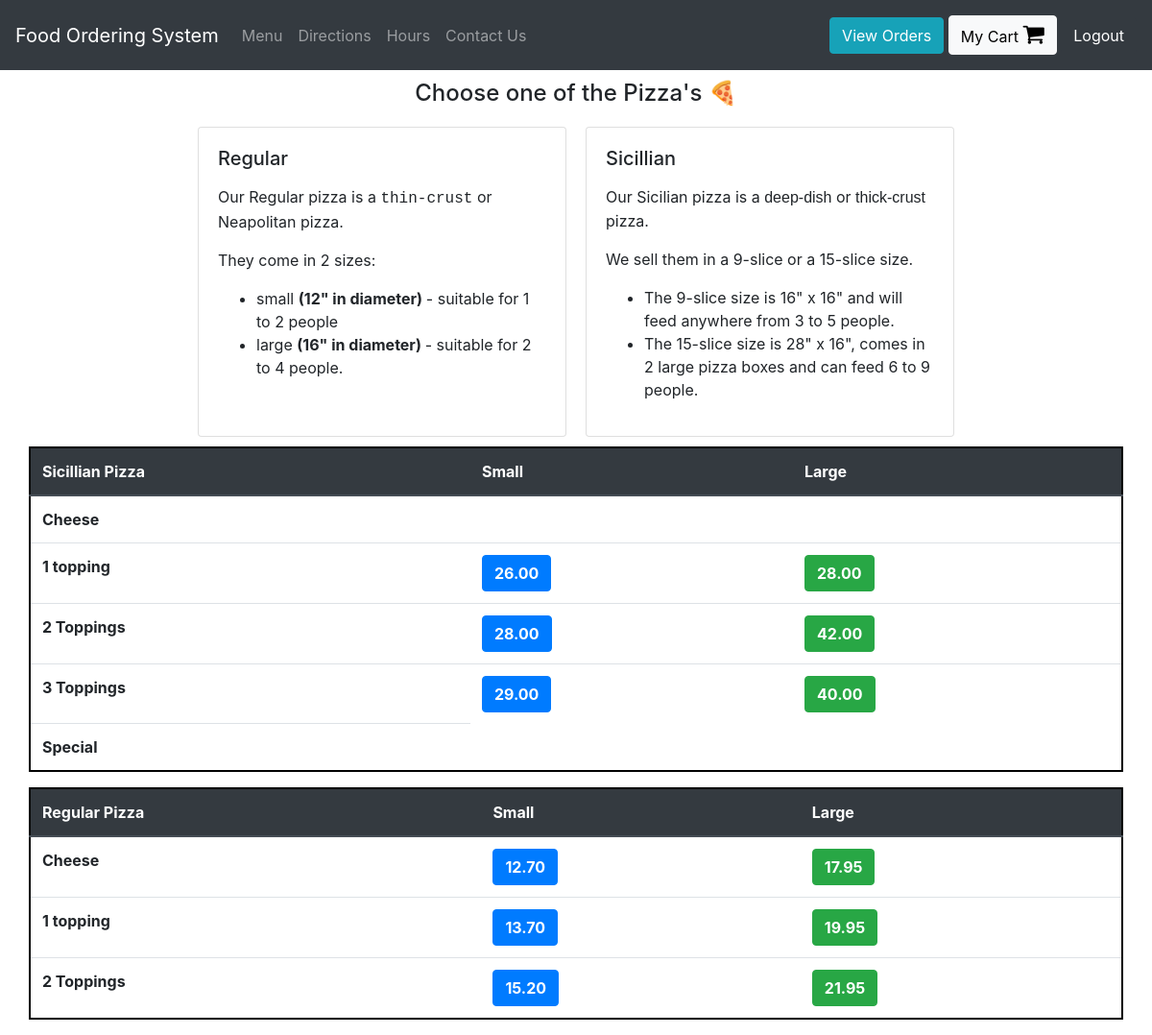
The app's page /Pizza (signed in) with its own data.
### orders/models.py (models this page shows, shortened)
class RegularPizza(models.Model):
    pizza_choice = models.CharField(max_length=200)
    small_price = models.DecimalField(max_digits=6, decimal_places=2)
    large_price = models.DecimalField(max_digits=6, decimal_places=2)
    category_description = models.TextField() #make this the wysiwyg text field

class SicilianPizza(models.Model):
    pizza_choice = models.CharField(max_length=200)
    small_price = models.DecimalField(max_digits=6, decimal_places=2)
    large_price = models.DecimalField(max_digits=6, decimal_places=2)
    category_description = models.TextField() #make this the wysiwyg text field

### orders/views.py (the view)
# urls.py: path("Pizza", views.pizza, name="pizza"),
def pizza(request):
    if request.user.is_authenticated:
        return render(request, "orders/pizza.html", context = {"regular_pizza":RegularPizza.objects.all, "sicillian_pizza":SicilianPizza.objects.all , "toppings":Toppings.objects.all, "number_of_toppings":[1,2,3]})
    else:
        return redirect("orders:login")

### orders/models.py (called while the page is built)
    def __str__(self):
        return f"{self.topping_name}"

### orders/templates/orders/pizza.html (shortened to what this page needs)
{% extends 'orders/header.html' %}
{% block content %}
    <div class="container">
      <h4 style="margin:10px; text-align:center;"> Choose one of the Pizza's &#x1f355 </h4>
      <div class="row justify-content-center">
            <div class="card" id="regular_pizza_card" style="width: 24rem; margin:10px;">
              <div class="card-body">
                <h5 class="card-title" >Regular </h5>
                {% for pizza in regular_pizza %}
                  {% if pizza.category_description != "default" %}
                    <p class="card-text">{{ pizza.category_description | safe}}</p>
                  {% endif %}
                {% endfor %}
              </div>
            </div>
            <div class="card" id="sicillian_pizza_card" style="width: 24rem; margin:10px;">
              <div class="card-body">
                <h5 class="card-title">Sicillian </h5>
                {% for pizza in sicillian_pizza %}
                  {% if pizza.category_description != "default" %}
                    <p class="card-text">{{ pizza.category_description | safe }}</p>
                  {% endif %}
                {% endfor %}
              </div>
            </div>
      </div>
      <div class="row" >
        <table class="table" id="sicillian_pizza_table" style="border: 2px solid black">
          <thead class="thead-dark">
            <tr>
              <th scope="col">Sicillian Pizza</th>
              <th scope="col">Small</th>
              <th scope="col">Large</th>
            </tr>
          </thead>
          <tbody>
            {% for pizza in sicillian_pizza %}
              <tr>
                <th>{{pizza.pizza_choice}}</th>
                {% if forloop.counter0 in number_of_toppings %}
                  <td><button type="button" class="btn btn-primary add_to_cart"  onclick="add_to_cart({item_description: 'Small Sicillian Pizza - {{pizza.pizza_choice}}' , price: {{pizza.small_price}} })"><strong>{{pizza.small_price}}</strong></button></td>
                  <td><button type="button" class="btn btn-success add_to_cart"  onclick="add_to_cart({item_description: 'Large Sicillian Pizza - {{pizza.pizza_choice}}' , price: {{pizza.large_price}} })"><strong>{{pizza.large_price}}</strong></button></td>
                {% endif %}
              </tr>
            {% endfor %}
          </tbody>
        </table>
        <table class="table" id="regular_pizza_table" style="border: 2px solid black">
          <thead class="thead-dark">
            <tr>
              <th scope="col">Regular Pizza</th>
              <th scope="col">Small</th>
              <th scope="col">Large</th>
            </tr>
          </thead>
          <tbody>
            {% for pizza in regular_pizza %}
              <tr>
                <th>{{pizza.pizza_choice}}</th>
                {% if forloop.counter0 in number_of_toppings %}
                  <td><button type="button" class="btn btn-primary add_to_cart"  onclick="pizza_toppings({{forloop.counter0}}, 'Small Regular', {{pizza.small_price}})"><strong>{{pizza.small_price}}</strong></button></td>
                  <td><button type="button" class="btn btn-success add_to_cart"  onclick="pizza_toppings({{forloop.counter0}}, 'Large Regular', {{pizza.large_price}})"><strong>{{pizza.large_price}}</strong></button></td>
                {% else %}
                  <td><button type="button" class="btn btn-primary add_to_cart"  onclick="add_to_cart({item_description: 'Small Regular Pizza - {{pizza.pizza_choice}}' , price: {{pizza.small_price}} })"><strong>{{pizza.small_price}}</strong></button></td>
                  <td><button type="button" class="btn btn-success add_to_cart"  onclick="add_to_cart({item_description: 'Large Regular Pizza - {{pizza.pizza_choice}}' , price: {{pizza.large_price}} })"><strong>{{pizza.large_price}}</strong></button></td>
                {% endif %}
              </tr>
            {% endfor %}
          </tbody>
        </table>
      </div>
    </div>
{% endblock %}

### orders/templates/orders/header.html (shortened to what this page needs)
<!doctype html>
<html lang="en">
  <head>
    <link rel="stylesheet" href="https://stackpath.bootstrapcdn.com/bootstrap/4.3.1/css/bootstrap.min.css">
    <link rel="stylesheet" href="https://cdnjs.cloudflare.com/ajax/libs/font-awesome/4.7.0/css/font-awesome.min.css">
    <link href="https://cdnjs.cloudflare.com/ajax/libs/toastr.js/latest/toastr.min.css" rel="stylesheet"/>
    {% load static %}
    <link rel="stylesheet" href="{% static 'orders/main.js' %}">
  </head>
  <body>
    <nav class="navbar navbar-expand-lg navbar-dark bg-dark">
      <a class="navbar-brand" href="#">Food Ordering System</a>
      <div class="collapse navbar-collapse" id="navbarText">
        {% if user.is_authenticated %}
        <ul class="navbar-nav mr-auto">
          <li class="nav-item">
            <a class="nav-link" href="/">Menu</a>
          </li>
          <li class="nav-item">
            <a class="nav-link" href="/directions">Directions</a>
          </li>
          <li class="nav-item">
            <a class="nav-link" href="/hours">Hours</a>
          </li>
          <li class="nav-item">
            <a class="nav-link" href="/contact">Contact Us</a>
          </li>
        </ul>
        <span class="navbar-text">
          <a href="/view-orders" class="btn btn-info">View Orders</a>
          <a href="/cart" id="cart_button" class="btn btn-light" style="color:black;">My Cart <i class="fa fa-shopping-cart" style="font-size:24px;"></i></a>
          <button type="button" class="btn btn-dark" onclick="logout()">Logout</button>
        </span>
        {% endif %}
      </div>
    </nav>
    {% block content %}
    {% endblock %}
  </body>
</html>

### records on screen
RegularPizza: category_description "Our Regular pizza is a thin-crust or Neapolitan pizza. They come in 2 sizes: small (12\" in diameter) - suitable for 1 to 2 people large (16\" in diameter) - suitable for 2 to 4 people.", pizza_choice "Cheese", small_price "12.70", large_price "17.95"
SicilianPizza: category_description "Our Sicilian pizza is a deep-dish or thick-crust pizza. We sell them in a 9-slice or a 15-slice size. The 9-slice size is 16\" x 16\" and will feed anywhere from 3 to 5 people. The 15-slice size is 28\" x 16\", comes in 2 large pizza boxes and can feed 6 to 9 people.", pizza_choice "Cheese"
SicilianPizza: pizza_choice "1 topping", small_price "26.00", large_price "28.00"
SicilianPizza: pizza_choice "2 Toppings", small_price "28.00", large_price "42.00"
SicilianPizza: pizza_choice "3 Toppings", small_price "29.00", large_price "40.00"
SicilianPizza: pizza_choice "Special"
RegularPizza: pizza_choice "1 topping", small_price "13.70", large_price "19.95"
RegularPizza: pizza_choice "2 Toppings", small_price "15.20", large_price "21.95"
